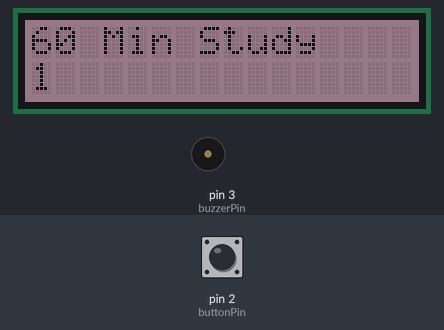
This sketch was run on a simulated Arduino Uno, built with avr-gcc and run on an emulated ATmega328P. On the bench: 16×2 character LCD, buzzer (waves = sounding, pin HIGH). The test bench sets the inputs (shaded band); at power-on: pin 2 (buttonPin) LOW.

Above: at 4.2 s.
4.3 s: pin 2 (buttonPin) pulled HIGH for 1.25 s
At 6.1 s:
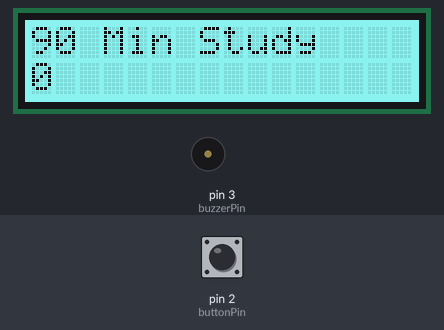
9.6 s: pin 2 (buttonPin) pulled HIGH for 1.25 s
At 10.8 s:
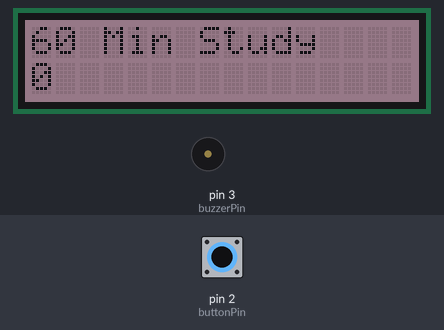
14.7 s: pin 2 (buttonPin) pulled HIGH for 1.25 s
At 17.6 s:
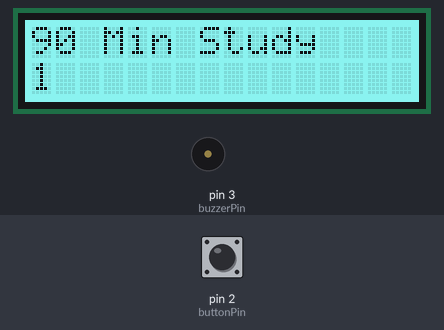
Timing chart, 0 to 19.1 s (numbered marks = the images above; inputs shaded):
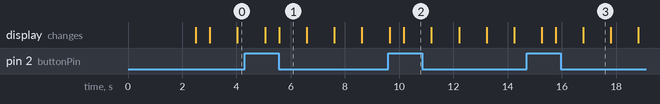

Measured:
- after the input at 4.3 s, the display: first changes after 0.76 s (image 1 shows a later state)
- after the input at 9.6 s, the display: first changes after 0.06 s (image 2 shows a later state)
- after the input at 14.7 s, the display: first changes after 0.56 s (image 3 shows a later state)
- what the display in image 1 shows lasts 1.0 s, from 5.6 s to 6.6 s

The sketch:

studyCounter.ino
```cpp
/**
 * This program will help me create a studyBreak counter to
 * remind me the importance of working in between cycles.
 * There will be two method, one for 90 minutes(5400 seconds) and the other one
 * for 60(3600) minutes, each with a 10(600) minute break.
 */

 #include <Wire.h>
 #include "rgb_lcd.h"

 //Fields
 rgb_lcd lcd;
 const int colorR=242;
 const int colorG=249;
 const int colorB=243;

 //Logic
 int counter=0;
 boolean breakMode=false;
 const int minLowDel=5400;
 const int minHighDel=3600;
 const int minBreak=600;

 const int buttonPin=2;
 const int buzzerPin=3;
 boolean function1;


void setup() {
  lcd.begin(16,2); //setting the number of rows and columns
  lcd.setRGB(colorR,colorG,colorB);
  lcd.print("StudyCounter");
  delay(2400);

  //Incorporating button
  pinMode(buttonPin,INPUT);
  pinMode(buzzerPin,OUTPUT);
  function1= shortStudyMode();


}

void loop() {
  lcd.setCursor(0,1);
  int buttonValue = digitalRead(buttonPin);


    if(buttonValue==HIGH)
    {
      if(function1==false)
      {
        lcd.print("     ");
        function1=shortStudyMode();

        }
      else
      {
        lcd.print("       ");
       function1= longStudyMode();
        }
        counter=0;
      }


    if((counter==3600) && (not breakMode) && (function1)) // short-term study mode
    {
      breakMode= true;
      lcd.setRGB(255,249,30);
      delay(1000);
      digitalWrite(buzzerPin,HIGH);
      delay(50);
      digitalWrite(buzzerPin,LOW);
      delay(1000);
      lcd.setCursor(0,0);
      lcd.print("            ");
      lcd.setCursor(0,0);
      lcd.print("Take A Break");
      counter = 0;
      }
    else if((counter==5400) && (not breakMode)&& (not function1)) // Long-term study mode
    {
      breakMode= true;
      delay(1000);
      lcd.setRGB(250,10,10);
      digitalWrite(buzzerPin,HIGH);
      delay(50);
      digitalWrite(buzzerPin,LOW);
      delay(1000);
      lcd.setCursor(0,0);
      lcd.print("            ");
      lcd.setCursor(0,0);
      lcd.print("Take A Break");
      counter=0;
      }
    else if((breakMode) && (counter==600 )) //break time is up
    {
      breakMode=false;
      lcd.setRGB(0,100,70);
      lcd.setCursor(0,0);
      lcd.print("             ");
      lcd.setCursor(0,1);
      lcd.print("        "); // erase output
      lcd.setCursor(0,0);
      lcd.print("Go back to Work");
      delay(3000);
      counter=0;
      function1= shortStudyMode();
    }

    lcd.setCursor(0,1);
    lcd.print("              ");
    lcd.setCursor(0,1);
    lcd.print(counter);
    counter++;
    delay(1000);


}

boolean shortStudyMode()
{
  lcd.setRGB(120,80,100);
  lcd.setCursor(0,0);
  lcd.print("                   ");
  lcd.setCursor(0,0);
  lcd.print("60 Min Study");
  delay(500);
  return true;
  }
boolean longStudyMode()
{
  lcd.setRGB(105,244,240);
  lcd.setCursor(0,0);
  lcd.print("90 Min Study");
  delay(500);
  return false;
  }
```
